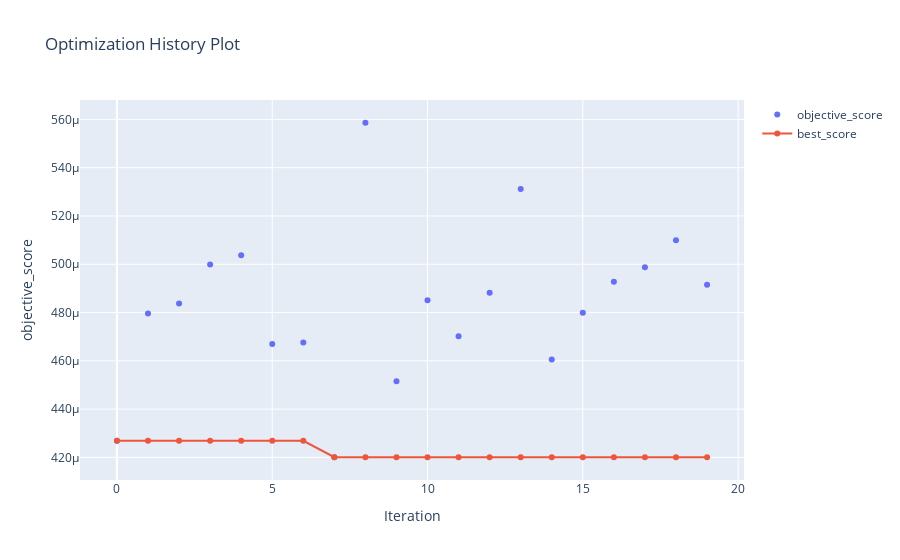

The notebook cell saved with this chart:
### Markdown cell above
# Plotting the Results

### Code cell
algo_object.plot_history()

### Figure 1 — Plotly figure (JSON) as saved in the notebook; plotly's stock layout.template omitted (floating-point values rounded to 4 significant figures)
{"data": [{"mode": "markers", "name": "objective_score", "type": "scatter", "x": [0, 1, 2, 3, 4, 5, 6, 7, 8, 9, 10, 11, 12, 13, 14, 15, 16, 17, 18, 19], "y": [0.0004269, 0.0004796, 0.0004838, 0.0004999, 0.0005037, 0.000467, 0.0004676, 0.0004201, 0.0005586, 0.0004515, 0.0004851, 0.0004702, 0.0004882, 0.0005312, 0.0004605, 0.0004799, 0.0004927, 0.0004987, 0.00051, 0.0004915]}, {"mode": "lines+markers", "name": "best_score", "type": "scatter", "x": [0, 1, 2, 3, 4, 5, 6, 7, 8, 9, 10, 11, 12, 13, 14, 15, 16, 17, 18, 19], "y": [0.0004269, 0.0004269, 0.0004269, 0.0004269, 0.0004269, 0.0004269, 0.0004269, 0.0004201, 0.0004201, 0.0004201, 0.0004201, 0.0004201, 0.0004201, 0.0004201, 0.0004201, 0.0004201, 0.0004201, 0.0004201, 0.0004201, 0.0004201]}], "layout": {"title": {"text": "Optimization History Plot"}, "xaxis": {"title": {"text": "Iteration"}}, "yaxis": {"title": {"text": "objective_score"}}}}
